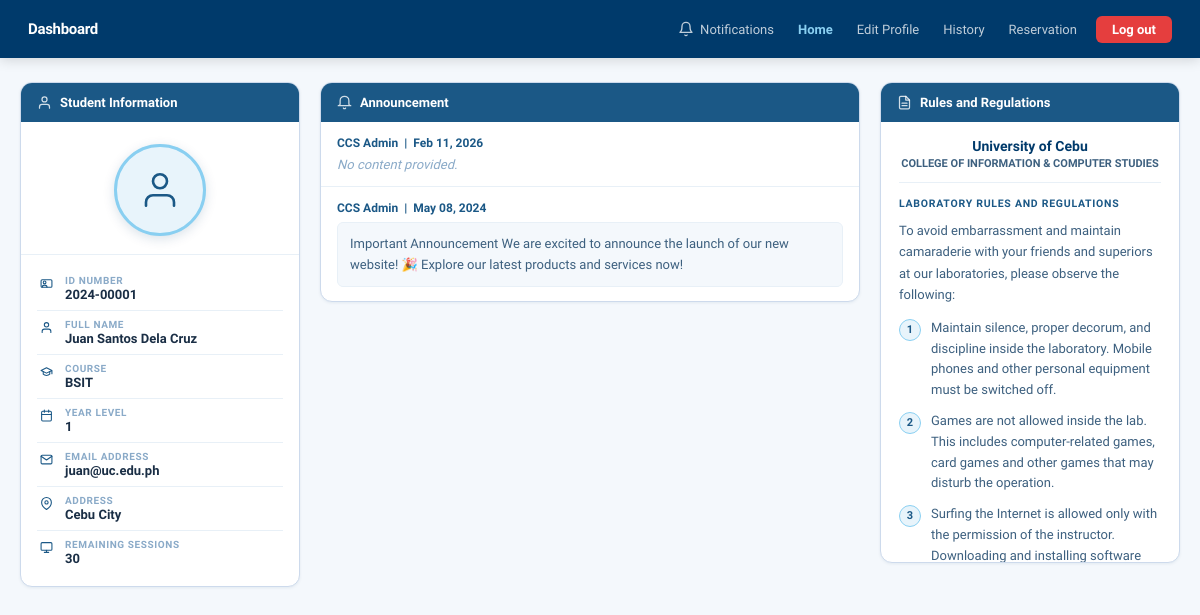
The page /Homepage.php (signed in) on the database its author committed.
### tables this page shows
CREATE TABLE IF NOT EXISTS announcements (
    id          INT AUTO_INCREMENT PRIMARY KEY,
    admin_name  VARCHAR(100) NOT NULL DEFAULT 'CCS Admin',
    content     TEXT,
    created_at  TIMESTAMP DEFAULT CURRENT_TIMESTAMP
);

### homepage.php (the view, shortened to what this page needs)
<?php
require_once 'db.php';
$announcements = $pdo->query("SELECT * FROM announcements ORDER BY created_at DESC")->fetchAll();
$photoSrc = (!empty($_SESSION['profile_photo'])) ? 'uploads/profiles/'.htmlspecialchars($_SESSION['profile_photo']) : null;
?>
<!DOCTYPE html>
<html lang="en">
<head>
</head>
<body>
<nav>
  <div class="nav-brand">Dashboard</div>
  <div class="nav-links">
    <div class="notif-wrap">
      <button class="notif-btn" onclick="toggleNotif()" id="notifBtn">
        <span class="bell-wrap">
          <svg viewBox="0 0 24 24" width="16" height="16" fill="none" stroke="currentColor" stroke-width="2" stroke-linecap="round" stroke-linejoin="round">
            <path d="M18 8A6 6 0 0 0 6 8c0 7-3 9-3 9h18s-3-2-3-9"/>
            <path d="M13.73 21a2 2 0 0 1-3.46 0"/>
          </svg>
        </span>
        Notifications
      </button>
    </div>
    <a href="Homepage.php" class="active">Home</a>
    <a href="profile.php">Edit Profile</a>
    <a href="history.php">History</a>
    <a href="reservation.php">Reservation</a>
    <a href="logout.php" class="btn-logout">Log out</a>
  </div>
</nav>
<div class="dashboard">
  <div class="card">
    <div class="card-head">
      <svg viewBox="0 0 24 24"><path d="M20 21v-2a4 4 0 0 0-4-4H8a4 4 0 0 0-4 4v2"/><circle cx="12" cy="7" r="4"/></svg>
      <h2>Student Information</h2>
    </div>
    <div class="student-avatar">
      <div class="avatar-circle">
        <?php if ($photoSrc): ?>
          <img src="<?= $photoSrc ?>" alt="Profile"/>
        <?php else: ?>
          <svg viewBox="0 0 24 24"><path d="M20 21v-2a4 4 0 0 0-4-4H8a4 4 0 0 0-4 4v2"/><circle cx="12" cy="7" r="4"/></svg>
        <?php endif; ?>
      </div>
    </div>
    <div class="student-info-list">
      <div class="info-row">
        <span class="info-icon"><svg viewBox="0 0 24 24"><rect x="2" y="5" width="20" height="14" rx="2"/><circle cx="8.5" cy="10" r="2.5"/><path d="M4 19c0-2.2 2-4 4.5-4s4.5 1.8 4.5 4"/></svg></span>
        <div class="info-content"><span class="info-label">ID Number</span><span class="info-value"><?= htmlspecialchars($_SESSION['id_number'] ?? '') ?></span></div>
      </div>
      <div class="info-row">
        <span class="info-icon"><svg viewBox="0 0 24 24"><path d="M20 21v-2a4 4 0 0 0-4-4H8a4 4 0 0 0-4 4v2"/><circle cx="12" cy="7" r="4"/></svg></span>
        <div class="info-content"><span class="info-label">Full Name</span><span class="info-value"><?= htmlspecialchars($_SESSION['fullname'] ?? '') ?></span></div>
      </div>
      <div class="info-row">
        <span class="info-icon"><svg viewBox="0 0 24 24"><path d="M22 10v6M2 10l10-5 10 5-10 5z"/><path d="M6 12v5c3 3 9 3 12 0v-5"/></svg></span>
        <div class="info-content"><span class="info-label">Course</span><span class="info-value"><?= htmlspecialchars($_SESSION['course'] ?? '') ?></span></div>
      </div>
      <div class="info-row">
        <span class="info-icon"><svg viewBox="0 0 24 24"><rect x="3" y="4" width="18" height="18" rx="2"/><line x1="16" y1="2" x2="16" y2="6"/><line x1="8" y1="2" x2="8" y2="6"/><line x1="3" y1="10" x2="21" y2="10"/></svg></span>
        <div class="info-content"><span class="info-label">Year Level</span><span class="info-value"><?= htmlspecialchars($_SESSION['year_level'] ?? '') ?></span></div>
      </div>
      <div class="info-row">
        <span class="info-icon"><svg viewBox="0 0 24 24"><path d="M4 4h16c1.1 0 2 .9 2 2v12c0 1.1-.9 2-2 2H4c-1.1 0-2-.9-2-2V6c0-1.1.9-2 2-2z"/><polyline points="22,6 12,13 2,6"/></svg></span>
        <div class="info-content"><span class="info-label">Email Address</span><span class="info-value"><?= htmlspecialchars($_SESSION['email'] ?? '') ?></span></div>
      </div>
      <div class="info-row">
        <span class="info-icon"><svg viewBox="0 0 24 24"><path d="M21 10c0 7-9 13-9 13s-9-6-9-13a9 9 0 0 1 18 0z"/><circle cx="12" cy="10" r="3"/></svg></span>
        <div class="info-content"><span class="info-label">Address</span><span class="info-value"><?= htmlspecialchars($_SESSION['address'] ?? '') ?></span></div>
      </div>
      <div class="info-row">
        <span class="info-icon"><svg viewBox="0 0 24 24"><rect x="2" y="3" width="20" height="14" rx="2"/><line x1="8" y1="21" x2="16" y2="21"/><line x1="12" y1="17" x2="12" y2="21"/></svg></span>
        <div class="info-content"><span class="info-label">Remaining Sessions</span><span class="info-value"><?= htmlspecialchars($_SESSION['session'] ?? '') ?></span></div>
      </div>
    </div>
  </div>
  <div class="card">
    <div class="card-head">
      <svg viewBox="0 0 24 24"><path d="M22 17H2a3 3 0 0 0 3-3V9a7 7 0 0 1 14 0v5a3 3 0 0 0 3 3z"/><path d="M13.73 21a2 2 0 0 1-3.46 0"/></svg>
      <h2>Announcement</h2>
    </div>
    <div class="ann-scroll">
      <?php if ($announcements): ?>
        <?php foreach ($announcements as $ann): ?>
        <div class="ann-item">
          <div class="ann-meta"><?= htmlspecialchars($ann['admin_name'] ?? 'CCS Admin') ?> &nbsp;|&nbsp; <?= date('M d, Y', strtotime($ann['created_at'])) ?></div>
          <?php if (!empty($ann['content'])): ?>
            <div class="ann-bubble"><?= htmlspecialchars($ann['content']) ?></div>
          <?php else: ?>
            <div class="ann-empty">No content provided.</div>
          <?php endif; ?>
        </div>
        <?php endforeach; ?>
      <?php else: ?>
        <div class="ann-item"><div class="ann-empty" style="padding:16px;">No announcements yet.</div></div>
      <?php endif; ?>
    </div>
  </div>
  <div class="card">
    <div class="card-head">
      <svg viewBox="0 0 24 24"><path d="M14 2H6a2 2 0 0 0-2 2v16a2 2 0 0 0 2 2h12a2 2 0 0 0 2-2V8z"/><polyline points="14 2 14 8 20 8"/><line x1="16" y1="13" x2="8" y2="13"/><line x1="16" y1="17" x2="8" y2="17"/></svg>
      <h2>Rules and Regulations</h2>
    </div>
    <div class="rules-scroll">
      <div class="rules-header">
        <h3>University of Cebu</h3>
        <p>COLLEGE OF INFORMATION &amp; COMPUTER STUDIES</p>
      </div>
      <div class="rules-section-title">Laboratory Rules and Regulations</div>
      <p class="rules-intro">To avoid embarrassment and maintain camaraderie with your friends and superiors at our laboratories, please observe the following:</p>
      <div class="rules-list">
        <div class="rule-item"><span class="rule-num">1</span><span>Maintain silence, proper decorum, and discipline inside the laboratory. Mobile phones and other personal equipment must be switched off.</span></div>
        <div class="rule-item"><span class="rule-num">2</span><span>Games are not allowed inside the lab. This includes computer-related games, card games and other games that may disturb the operation.</span></div>
        <div class="rule-item"><span class="rule-num">3</span><span>Surfing the Internet is allowed only with the permission of the instructor. Downloading and installing software are strictly prohibited.</span></div>
      </div>
    </div>
  </div>
</div>
</body>
</html>

### rows shown on the page
announcements: admin_name "CCS Admin", created_at "Feb 11, 2026", shows "No content provided."
announcements: admin_name "CCS Admin", created_at "May 08, 2024", content "Important Announcement We are excited to announce the launch of our new website! 🎉 Explore our latest products and services now!"

### other values the page prints
$_SESSION['id_number'] "2024-00001"
$_SESSION['fullname'] "Juan Santos Dela Cruz"
$_SESSION['course'] "BSIT"
$_SESSION['year_level'] "1"
$_SESSION['email'] "juan@uc.edu.ph"
$_SESSION['address'] "Cebu City"
$_SESSION['session'] "30"
